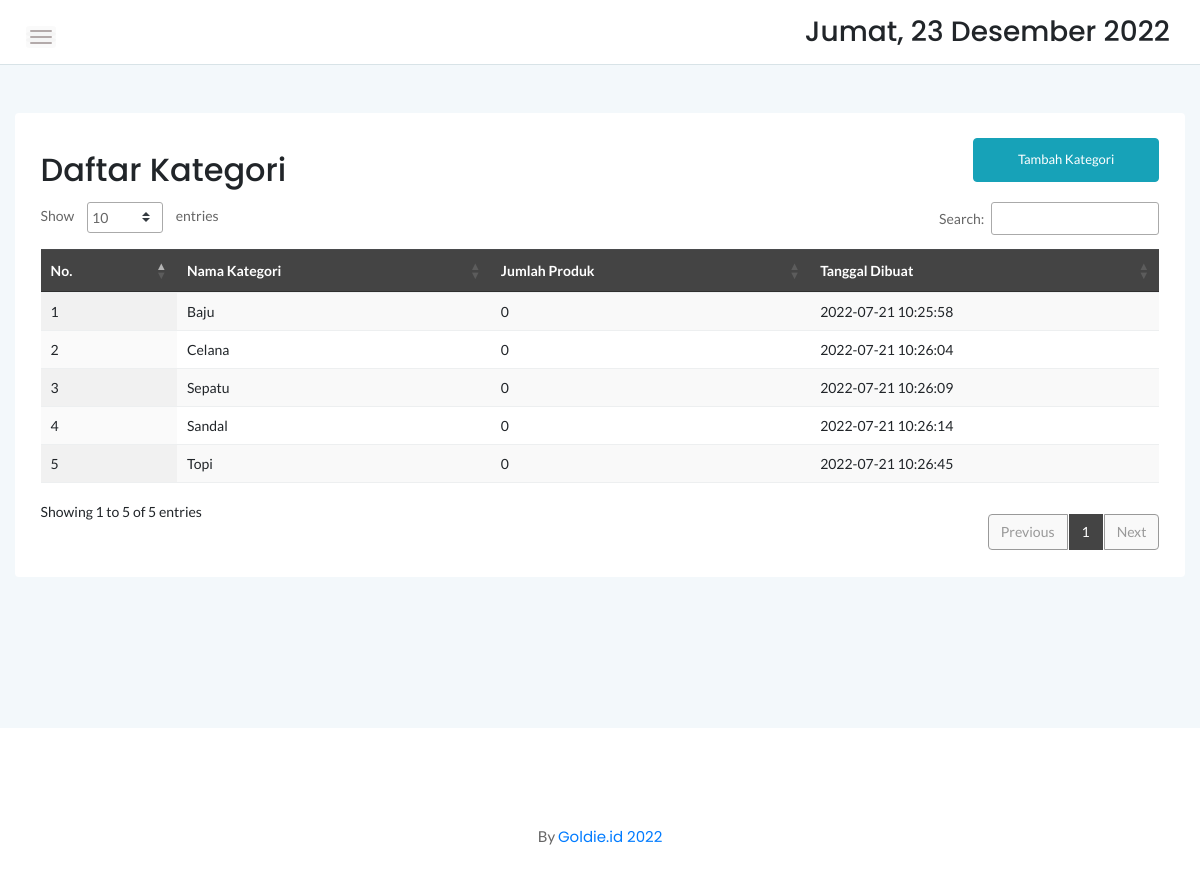
The page /admin/kategori.php on the database its author committed.
### tables this page shows
CREATE TABLE `kategori` (
  `idkategori` int(11) NOT NULL,
  `namakategori` varchar(20) NOT NULL,
  `tgldibuat` timestamp NOT NULL DEFAULT current_timestamp()
);

### admin/kategori.php (the view, shortened to what this page needs)
<?php
	include '../dbconnect.php';
	?>
<!doctype html>
<html class="no-js" lang="en">
<head>
    <link rel="stylesheet" href="assets/css/bootstrap.min.css">
    <link rel="stylesheet" href="assets/css/font-awesome.min.css">
    <link rel="stylesheet" href="assets/css/themify-icons.css">
    <link rel="stylesheet" href="assets/css/metisMenu.css">
    <link rel="stylesheet" href="assets/css/owl.carousel.min.css">
    <link rel="stylesheet" href="assets/css/slicknav.min.css">
    <link rel="stylesheet" href="https://www.amcharts.com/lib/3/plugins/export/export.css" type="text/css" media="all" />
	<link rel="stylesheet" type="text/css" href="https://cdn.datatables.net/1.10.20/css/jquery.dataTables.min.css">
    <link rel="stylesheet" type="text/css" href="https://cdn.datatables.net/1.10.20/css/jquery.dataTables.css">
    <link rel="stylesheet" type="text/css" href="https://cdn.datatables.net/1.10.20/css/dataTables.bootstrap4.min.css">
    <link rel="stylesheet" type="text/css" href="https://cdn.datatables.net/responsive/2.2.3/css/responsive.bootstrap.min.css">
    <link rel="stylesheet" type="text/css" href="https://cdn.datatables.net/responsive/2.2.3/css/responsive.jqueryui.min.css">
	<link rel="stylesheet" type="text/css" href="https://cdn.datatables.net/buttons/1.5.2/css/buttons.dataTables.min.css">
    <link rel="stylesheet" href="assets/css/typography.css">
    <link rel="stylesheet" href="assets/css/default-css.css">
    <link rel="stylesheet" href="assets/css/styles.css">
    <link rel="stylesheet" href="assets/css/responsive.css">
</head>
<body>
    <div class="page-container">
        <div class="main-content">
            <div class="header-area">
                <div class="row align-items-center">
                    <div class="col-md-6 col-sm-8 clearfix">
                        <div class="nav-btn pull-left">
                            <span></span>
                            <span></span>
                            <span></span>
                        </div>
                    </div>
                    <div class="col-md-6 col-sm-4 clearfix">
                        <ul class="notification-area pull-right">
                            <li><h3><div class="date">
						</b></div></h3>
						</li>
                        </ul>
                    </div>
                </div>
            </div>
            <div class="main-content-inner">
                <div class="row mt-5 mb-5">
                    <div class="col-12">
                        <div class="card">
                            <div class="card-body">
                                <div class="d-sm-flex justify-content-between align-items-center">
									<h2>Daftar Kategori</h2>
									<button style="margin-bottom:20px" data-toggle="modal" data-target="#myModal" class="btn btn-info col-md-2">Tambah Kategori</button>
                                </div>
                                    <div class="data-tables datatable-dark">
										 <table id="dataTable3" class="display" style="width:100%"><thead class="thead-dark">
											<tr>
												<th>No.</th>
												<th>Nama Kategori</th>
												<th>Jumlah Produk</th>
												<th>Tanggal Dibuat</th>
											</tr></thead><tbody>
											<?php
											$brgs=mysqli_query($conn,"SELECT * from kategori order by idkategori ASC");
											$no=1;
											while($p=mysqli_fetch_array($brgs)){
												$id = $p['idkategori'];
												?>
												<tr>
													<td><?php echo $no++ ?></td>
													<td><?php echo $p['namakategori'] ?></td>
													<td><?php
														$result1 = mysqli_query($conn,"SELECT Count(idproduk) AS count FROM produk p, kategori k where p.idkategori=k.idkategori and k.idkategori='$id' order by idproduk ASC");
														$cekrow = mysqli_num_rows($result1);
														$row1 = mysqli_fetch_assoc($result1);
														$count = $row1['count'];
														if($cekrow > 0){
														echo number_format($count);
														} else {
															echo 'No data';
														}
													?></td>
													<td><?php echo $p['tgldibuat'] ?></td>
												</tr>
												<?php
											}
											?>
										</tbody>
										</table>
                                    </div>
								 </div>
                            </div>
                        </div>
                    </div>
                </div>
            </div>
        </div>
        <footer>
            <div class="footer-area">
            <p>By <a href="goldie.id">Goldie.id 2022</a></p>
            </div>
        </footer>
</body>
</html>

### admin/assets/css/styles.css (style rules this page uses)
.page-container { width: 100%; height: 100%; min-height: 100vh; padding-left: 280px; -webkit-transition: padding-left 0.3s ease 0s; transition: padding-left 0.3s ease 0s; }
.card { border: none; border-radius: 4px; background-color: #fff; -webkit-transition: all 0.3s ease 0s; transition: all 0.3s ease 0s; }
.card-body { padding: 25.6px; padding: 1.6rem; }
.main-content { width: 100%; background: #F3F8FB; }
.main-content-inner { padding: 0 30px 50px; }
.header-area { padding: 15px 30px; background: #fff; border-bottom: 1px solid #d8e3e7; }
.nav-btn { margin-right: 30px; margin-top: 10px; cursor: pointer; }
.nav-btn span { display: block; width: 22px; height: 2px; background: #b3aaaa; margin: 4px 0; border-radius: 15px; -webkit-transition: all 0.3s ease 0s; transition: all 0.3s ease 0s; box-shadow: 0 0 0 4px rgba(99, 96, 96, 0.03); }
.notification-area { -webkit-user-select: none; -moz-user-select: none; -ms-user-select: none; user-select: none; position: relative; z-index: 1; }
.notification-area li { display: inline-block; margin-left: 20px; cursor: pointer; -webkit-user-select: none; -moz-user-select: none; -ms-user-select: none; user-select: none; }
.footer-area { text-align: center; padding: 23px 0 19px; background: #fff; }
.footer-area p { color: #676666; margin-bottom: 0; }
.btn { padding: 11px 17px; font-size: 13px; letter-spacing: 0; }
table tr th { border-bottom: none; }
table tr th, table tr td { border-top: 1px solid rgba(120, 130, 140, 0.13) !important; }
table.dataTable.no-footer { border-bottom: 1px solid rgba(120, 130, 140, 0.13) !important; }
table.dataTable thead th, table.dataTable thead td { border-bottom-color: transparent; }
.datatable-dark thead { background: #444; color: #fff; }

### admin/assets/css/responsive.css (style rules this page uses)
@media (min-width: 1200px) and (max-width: 1364px) { .main-content-inner { padding: 0 15px 50px; } }
@media (min-width: 1200px) and (max-width: 1364px) { .page-container, .sbar_collapsed.page-container { padding-left: 0; } }

### rows shown on the page
kategori: namakategori "Baju", count "0", tgldibuat "2022-07-21 10:25:58"
kategori: namakategori "Celana", count "0", tgldibuat "2022-07-21 10:26:04"
kategori: namakategori "Sepatu", count "0", tgldibuat "2022-07-21 10:26:09"
kategori: namakategori "Sandal", count "0", tgldibuat "2022-07-21 10:26:14"
kategori: namakategori "Topi", count "0", tgldibuat "2022-07-21 10:26:45"
